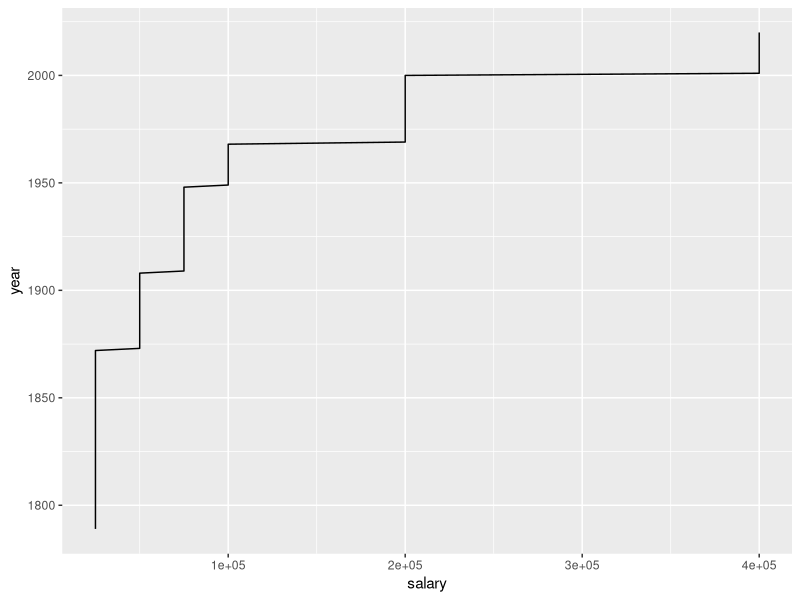
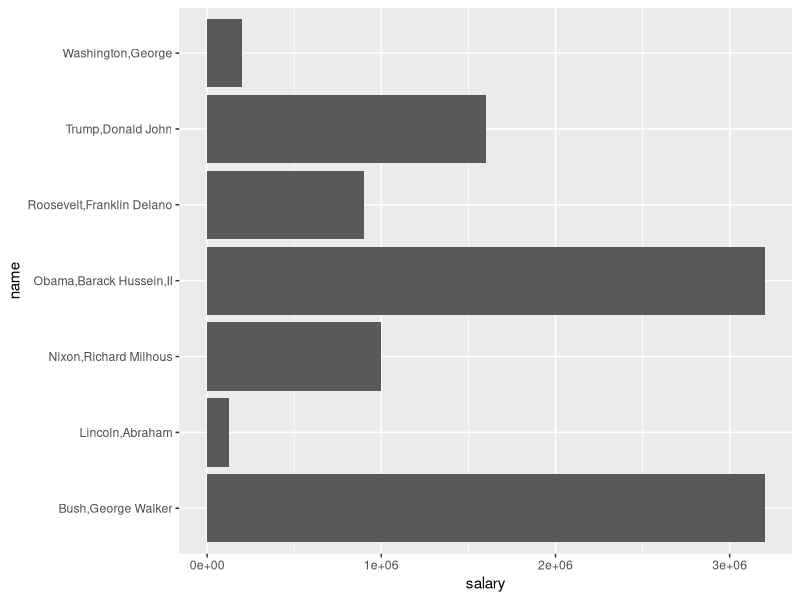
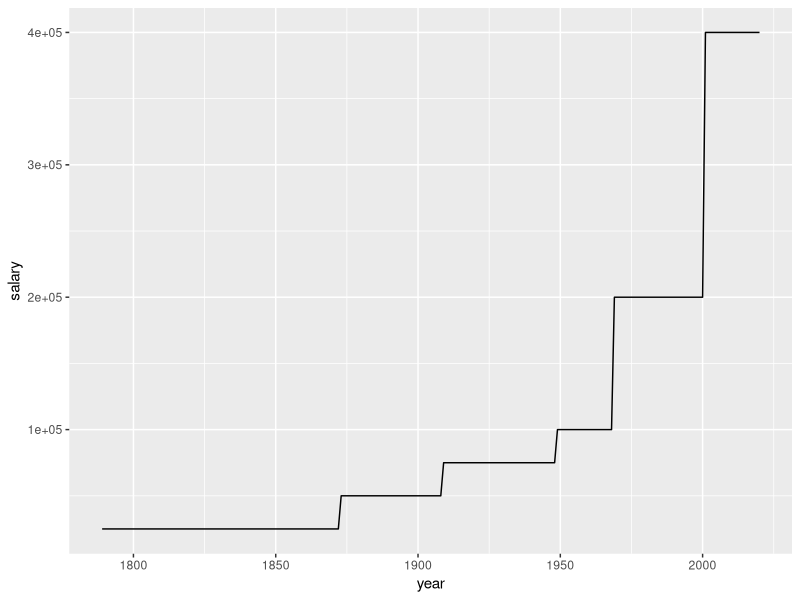
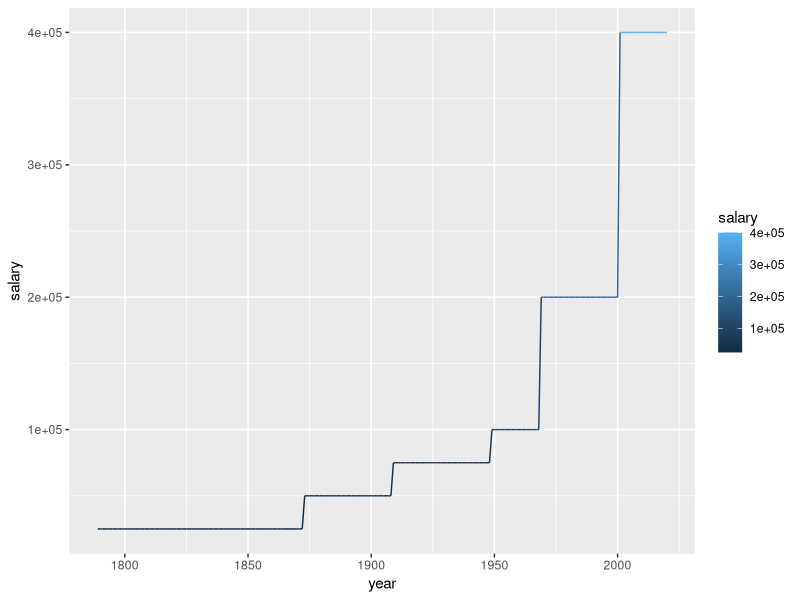
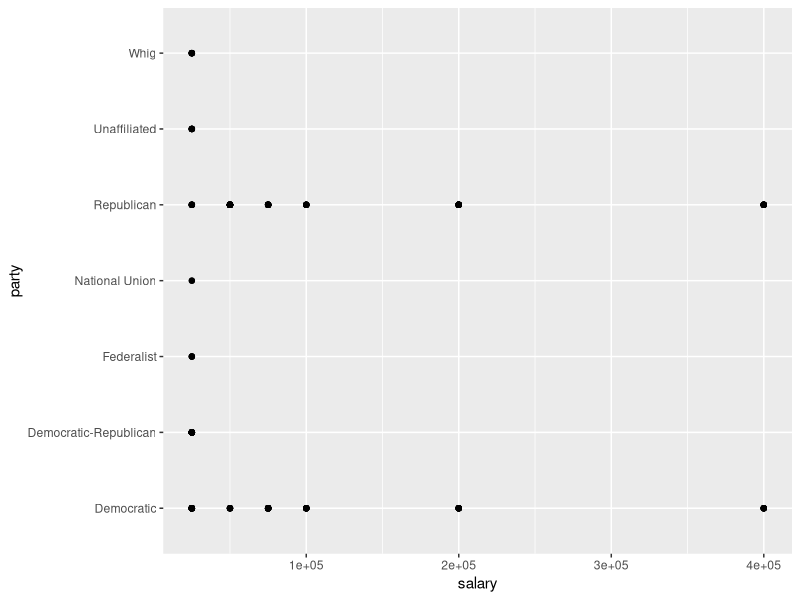

Recreate these plots in R, in order.
## ---- chunk 1
library(tidyverse)
library(here)
pvp_dataset <- read_csv(here("data/pvp_dataset.csv"))
pvp_dataset

pres_salary <- pvp_dataset %>% filter(position_title == "PRESIDENT OF THE UNITED STATES")
pres_salary

ggplot(data = pres_salary, aes(x = salary, y = year)) +
  geom_line()

icons <- pres_salary %>% filter(name == "Washington,George" |
                                  name == "Lincoln,Abraham" |
                         name == "Roosevelt,Franklin Delano" |
                         name == "Nixon,Richard Milhous" |
                         name == "Bush,George Walker" |
                         name == "Obama,Barack Hussein,II" |
                         name == "Trump,Donald John")
icons

ggplot(data = icons, aes(x = name, y = salary)) +
  geom_col() +
  coord_flip()
 
ggplot(data = pres_salary, aes(x = year, y = salary)) +
  geom_line()

ggplot(data = pres_salary, aes(x = year, y = salary, colour = salary)) +
  geom_line() 

pres_salary %>% group_by(party) %>%
  summarise(n = n()) %>%
  arrange(desc(n))

ggplot(data = pres_salary, aes(x = salary, y = party)) +
  geom_point()
